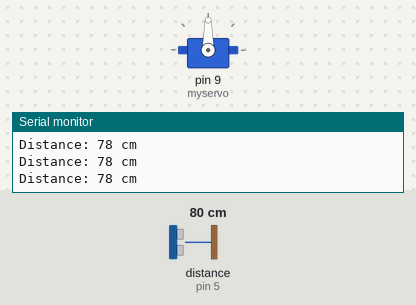
The sketch below on a simulated Arduino Uno, built with avr-gcc and run on an emulated ATmega328P. On the bench: servo, the last lines printed to the serial monitor. Wiring (inferred from the names in the program): ultrasonic range finder: trigger pin 6; echo pin 5. Inputs (shaded band) come from the test bench; at power-on: distance to the obstacle (sensor on pin 5) 80 cm. The echo pulse lasts 58.3 µs per cm.

Above: at 1.2 s.
1.3 s: distance to the obstacle (sensor on pin 5) set to 33 cm
4.3 s: distance to the obstacle (sensor on pin 5) set to 27 cm
At 4.78 s:
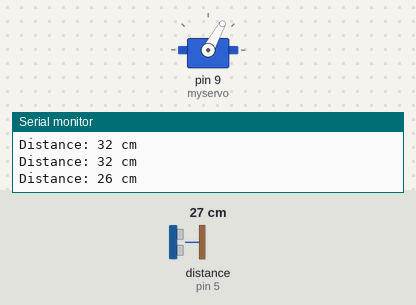
At 6.1 s:
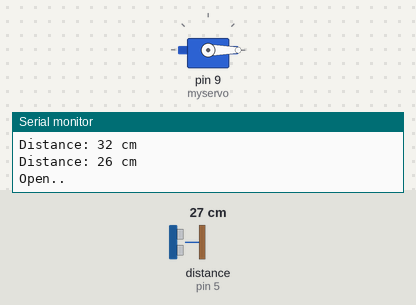
7.3 s: distance to the obstacle (sensor on pin 5) set to 250 cm
At 8.2 s:
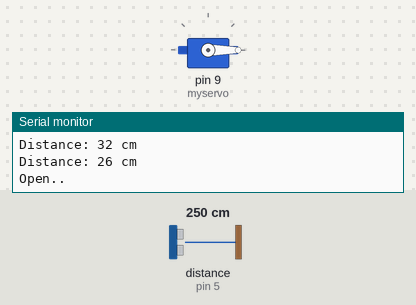
Timing chart, 0 to 10.3 s (numbered marks = the images above; inputs shaded):
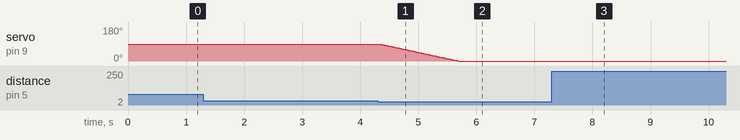

Measured:
- the behaviour switches between 31 and 30 cm on distance to the obstacle (sensor on pin 5) (found by bisection; images 0 and 1)
- after the input at 4.3 s, servo on pin 9 (myservo): moves from 90° to 0° over 1.4 s, starting at once
- after the input at 7.3 s, servo on pin 9 (myservo): stays 0° (without the input it goes to 90° after 1.4 s)

The sketch:

Parking_servo.ino
```cpp
#define ECHOpin 5 // it defines the ECHO pin of the sensor to pin 5 of Arduino
#define TRIGpin 6
#include <Servo.h>
// we have defined the variable
long duration; // variable for the duration of sound wave travel
int distance; // variable for the distance measurement

Servo myservo;

int pos = 0;

int cm = 0;

void setup()
{
  pinMode(TRIGpin, OUTPUT); // It sets the ECHO pin as OUTPUT
  pinMode(ECHOpin, INPUT); // It sets the TRIG pin as INPUT
  Serial.begin(9600); // // Serial Communication at the rate of 9600 bps
  Serial.println("Test of the Ultrasonic Sensor HC-SR04"); // It will appear on Serial Monitor
  Serial.println("with the Arduino UNO R3 board");

  digitalWrite(12,LOW);
  myservo.attach(9);
}
void loop()
{
  // It first sets the TRIG pin at LOW for 2 microseconds
  digitalWrite(TRIGpin, LOW);
  delayMicroseconds(4);
  // It now sets TRIG pin at HIGH for 15 microseconds
  digitalWrite(TRIGpin, HIGH);
  delayMicroseconds(15);
  digitalWrite(TRIGpin, LOW);
  // It will read the ECHO pin and will return the time
  duration = pulseIn(ECHOpin, HIGH);
  // distance formula
  distance = duration*(0.034/2); // (speed in microseconds)
  // Speed of sound wave (340 m/s)divided by 2 (forward and backward bounce)
  // To display the distance on Serial Monitor
  Serial.print("Distance: ");
  Serial.print(distance);
  Serial.println(" cm");

  if(distance<30){

   for (pos = 90; pos >= 0; pos -= 1) {
    myservo.write(pos);
    delay(15);
  }
   Serial.print("Open..");
   delay(3000);

   if(distance<30)
   {
    Serial.print("Open..");
   }
   else
   {
    for (pos = 0; pos <= 70; pos += 1) {
          myservo.write(pos);
          delay(15);
    }
    Serial.print("Close..");
   }
    delay(15);
  }
  delay(10);//specified unit of distance
}
```
